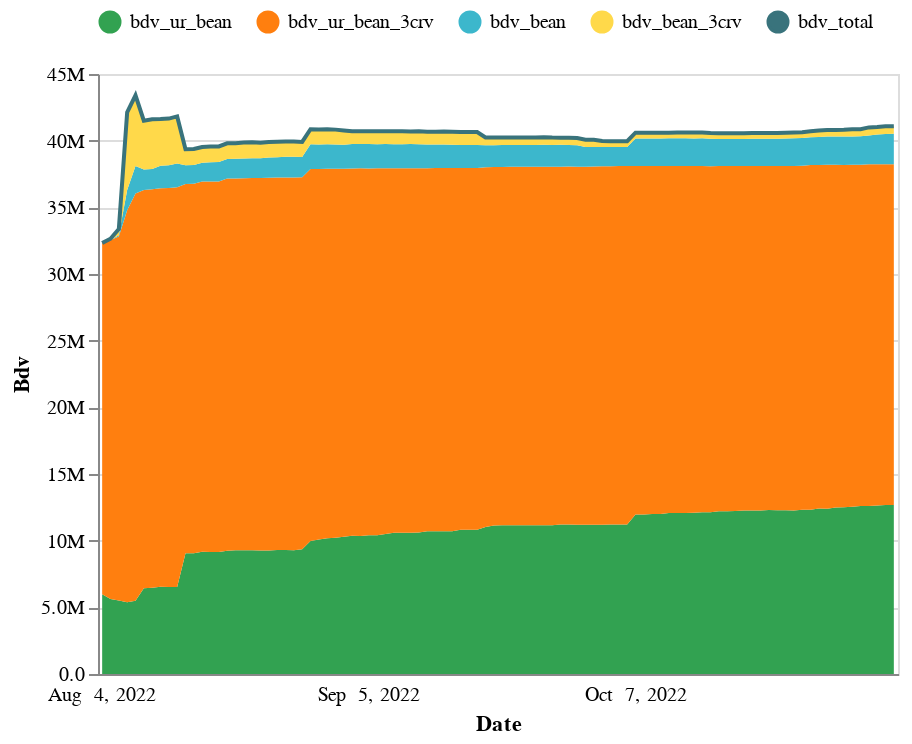

The notebook cell saved with this chart:
### Code cell
lmetrics = data.variable.unique().tolist()
lmetrics.remove('bdv_total')
rmetrics = ['bdv_total'] 
metrics = lmetrics + rmetrics 
colors = {
    m: GreenOrange_6.hex_colors[i] for i, m in enumerate(metrics)
}
chart_area = chart(
    data, 
    'timestamp', 
    lmetrics=lmetrics, 
    lstrategy="stack_area", 
    rmetrics=rmetrics, 
    rstrategy='line',
    yaxis_left_kwargs=dict(title='Bdv', format=".2s"), 
    colors=colors, 
    legend_kwargs=dict(title=None, orient='top'),
    width=400
)
chart_area

### Figure 1 — Vega-Lite specification as saved in the notebook (floating-point values rounded to 4 significant figures; data arrays with more than 128 entries replaced by an {"elided": "..."} marker saying what was removed)
{"config": {"view": {"continuousWidth": 400, "continuousHeight": 300}}, "layer": [{"mark": "area", "encoding": {"color": {"field": "variable", "legend": {"orient": "top", "title": null}, "scale": {"domain": ["bdv_ur_bean", "bdv_ur_bean_3crv", "bdv_bean", "bdv_bean_3crv", "bdv_total"], "range": ["#32A251", "#FF7F0F", "#3CB7CC", "#FFD94A", "#39737C"]}, "type": "nominal"}, "order": {"field": "stack_order", "sort": "ascending", "type": "quantitative"}, "x": {"axis": {"formatType": "time", "labelAngle": 0, "labelExpr": "timeFormat(toDate(datum.value), '%b %e, %Y')", "labelOverlap": true, "labelPadding": 5, "labelSeparation": 50, "ticks": false, "title": "Date"}, "field": "timestamp", "type": "ordinal"}, "y": {"axis": {"format": ".2s", "title": "Bdv"}, "field": "value", "type": "quantitative"}}, "title": "", "transform": [{"calculate": "datum['variable'] === 'bdv_ur_bean' ? 0 :  datum['variable'] === 'bdv_ur_bean_3crv' ? 1 :  datum['variable'] === 'bdv_bean' ? 2 :  datum['variable'] === 'bdv_bean_3crv' ? 3 :  datum['variable'] === 'bdv_total' ? 4 : 5", "as": "stack_order"}, {"filter": "datum['variable'] == 'bdv_ur_bean' | datum['variable'] == 'bdv_ur_bean_3crv' | datum['variable'] == 'bdv_bean' | datum['variable'] == 'bdv_bean_3crv'"}], "width": 400}, {"layer": [{"mark": "line", "encoding": {"color": {"field": "variable", "legend": {"orient": "top", "title": null}, "scale": {"domain": ["bdv_ur_bean", "bdv_ur_bean_3crv", "bdv_bean", "bdv_bean_3crv", "bdv_total"], "range": ["#32A251", "#FF7F0F", "#3CB7CC", "#FFD94A", "#39737C"]}, "type": "nominal"}, "order": {"field": "stack_order", "sort": "ascending", "type": "quantitative"}, "x": {"axis": {"formatType": "time", "labelAngle": 0, "labelExpr": "timeFormat(toDate(datum.value), '%b %e, %Y')", "labelOverlap": true, "labelPadding": 5, "labelSeparation": 50, "ticks": false, "title": "Date"}, "field": "timestamp", "type": "ordinal"}, "y": {"axis": {}, "field": "value", "type": "quantitative"}}, "title": "", "transform": [{"calculate": "datum['variable'] === 'bdv_ur_bean' ? 0 :  datum['variable'] === 'bdv_ur_bean_3crv' ? 1 :  datum['variable'] === 'bdv_bean' ? 2 :  datum['variable'] === 'bdv_bean_3crv' ? 3 :  datum['variable'] === 'bdv_total' ? 4 : 5", "as": "stack_order"}, {"filter": "datum['variable'] == 'bdv_total'"}], "width": 400}, {"mark": {"type": "rule", "color": "#474440", "opacity": 1, "strokeDash": [2.5, 1]}, "encoding": {"x": {"axis": {"formatType": "time", "labelAngle": 0, "labelExpr": "timeFormat(toDate(datum.value), '%b %e, %Y')", "labelOverlap": true, "labelPadding": 5, "labelSeparation": 50, "ticks": false, "title": "Date"}, "field": "timestamp", "type": "ordinal"}}, "title": "", "transform": [{"calculate": "datum['variable'] === 'bdv_ur_bean' ? 0 :  datum['variable'] === 'bdv_ur_bean_3crv' ? 1 :  datum['variable'] === 'bdv_bean' ? 2 :  datum['variable'] === 'bdv_bean_3crv' ? 3 :  datum['variable'] === 'bdv_total' ? 4 : 5", "as": "stack_order"}, {"pivot": "variable", "value": "value", "groupby": ["timestamp"]}, {"filter": "\n            year(datum['timestamp']) === 2022 && \n            month(datum['timestamp']) === 3 && \n            date(datum['timestamp']) === 17 \n        "}], "width": 400}, {"mark": {"type": "rule", "color": "#878787"}, "encoding": {"opacity": {"condition": {"value": 1, "selection": "selector002"}, "value": 0}, "tooltip": [{"field": "timestamp", "timeUnit": "yearmonthdate", "title": "date", "type": "ordinal"}, {"field": "bdv_ur_bean", "format": ",d", "type": "quantitative"}, {"field": "bdv_ur_bean_3crv", "format": ",d", "type": "quantitative"}, {"field": "bdv_bean", "format": ",d", "type": "quantitative"}, {"field": "bdv_bean_3crv", "format": ",d", "type": "quantitative"}, {"field": "bdv_total", "format": ",d", "type": "quantitative"}], "x": {"axis": {"formatType": "time", "labelAngle": 0, "labelExpr": "timeFormat(toDate(datum.value), '%b %e, %Y')", "labelOverlap": true, "labelPadding": 5, "labelSeparation": 50, "ticks": false, "title": "Date"}, "field": "timestamp", "type": "ordinal"}}, "selection": {"selector002": {"type": "single", "fields": ["timestamp"], "nearest": true, "on": "mouseover", "empty": "none", "clear": "mouseout"}}, "title": "", "transform": [{"calculate": "datum['variable'] === 'bdv_ur_bean' ? 0 :  datum['variable'] === 'bdv_ur_bean_3crv' ? 1 :  datum['variable'] === 'bdv_bean' ? 2 :  datum['variable'] === 'bdv_bean_3crv' ? 3 :  datum['variable'] === 'bdv_total' ? 4 : 5", "as": "stack_order"}, {"pivot": "variable", "value": "value", "groupby": ["timestamp"]}], "width": 400}]}], "data": {"name": "data-cbdf5325916bc1d7a63974dbedd6c53d"}, "$schema": "https://vega.github.io/schema/vega-lite/v4.17.0.json", "datasets": {"data-cbdf5325916bc1d7a63974dbedd6c53d": {"elided": "478 records"}}}
